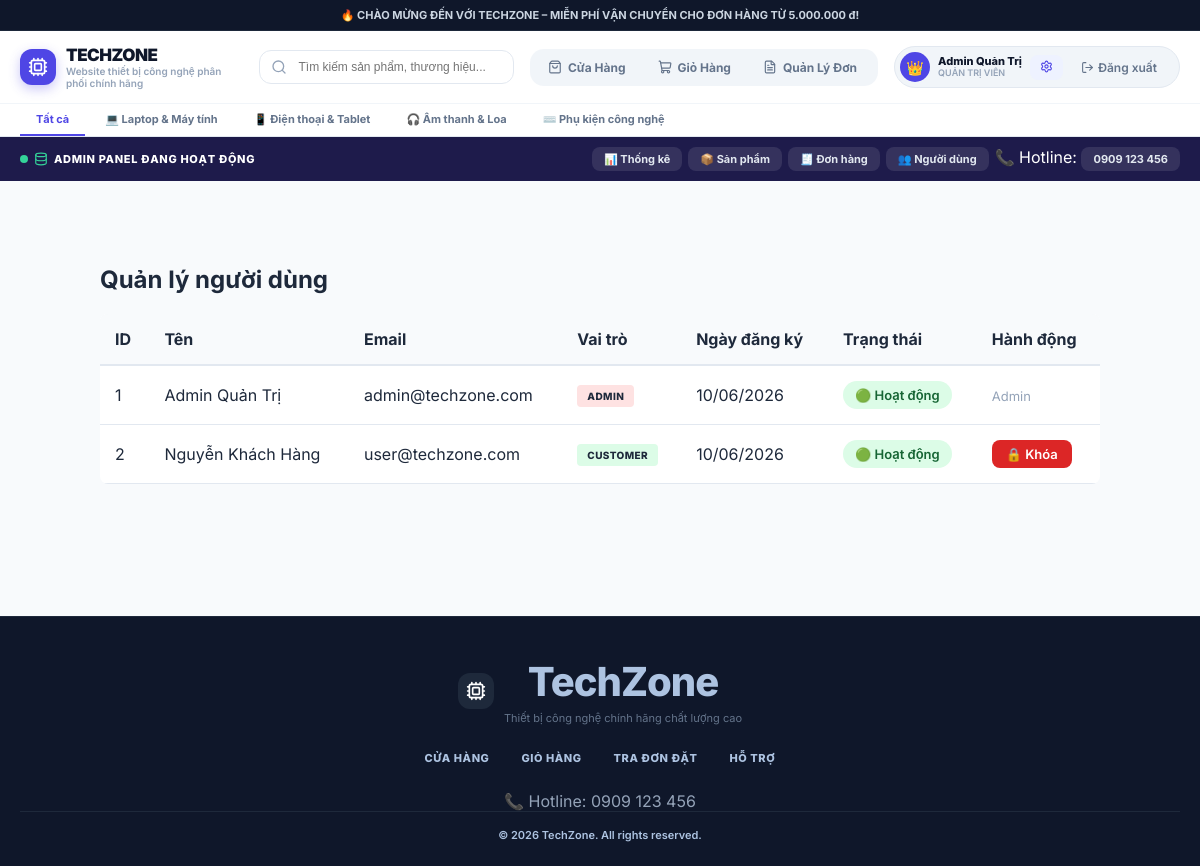
Before: /admin/users.php (signed in) with the older database file.
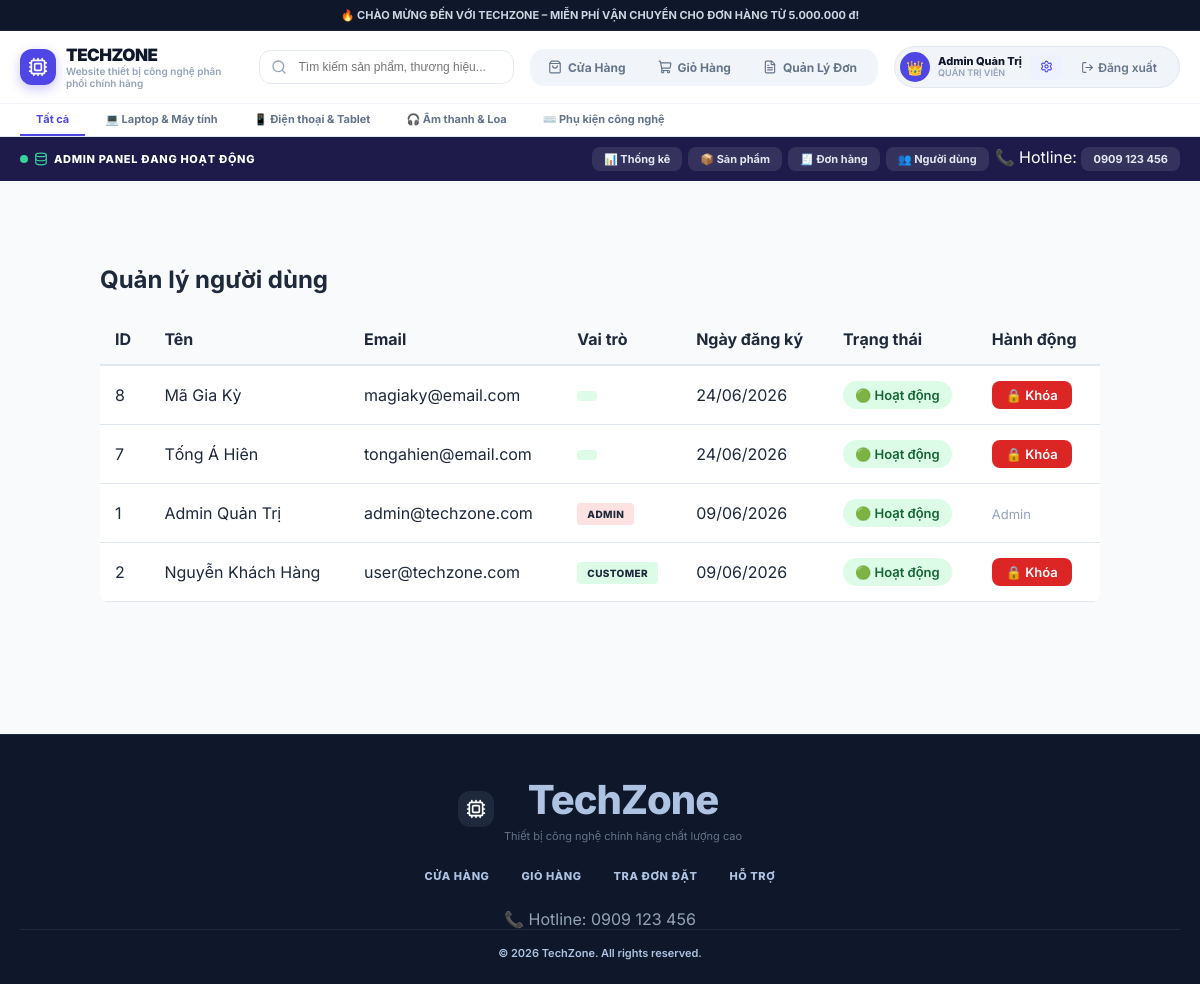
After: the same page with the newer database file.
### tables this page shows
CREATE TABLE `categories` (
  `id` int(10) UNSIGNED NOT NULL,
  `name` varchar(100) NOT NULL,
  `slug` varchar(100) NOT NULL,
  `icon` varchar(10) DEFAULT '?'
);

CREATE TABLE `users` (
  `id` int(10) UNSIGNED NOT NULL,
  `fullname` varchar(100) NOT NULL,
  `email` varchar(150) NOT NULL,
  `password` varchar(255) NOT NULL,
  `role` enum('admin','customer') NOT NULL DEFAULT 'customer',
  `phone` varchar(20) DEFAULT NULL,
  `address` text DEFAULT NULL,
  `avatar` varchar(255) DEFAULT NULL,
  `created_at` datetime NOT NULL DEFAULT current_timestamp(),
  `updated_at` datetime NOT NULL DEFAULT current_timestamp() ON UPDATE current_timestamp(),
  `status` tinyint(1) NOT NULL DEFAULT 1
);

### includes/config.php (called while the page is built, shortened)
<?php
function currentUser(): ?array {
    return $_SESSION['user'] ?? null;
}
function clean(string $s): string {
    return htmlspecialchars(strip_tags(trim($s)), ENT_QUOTES, 'UTF-8');
}

### admin/users.php (the view, shortened to what the changed rows need)
<?php
require_once __DIR__ . '/../includes/config.php';
$pdo = getDB();
$stmt = $pdo->query("
    SELECT id, fullname, email, role, status, created_at
    FROM users
    ORDER BY created_at DESC
");
$users = $stmt->fetchAll(PDO::FETCH_ASSOC);
require_once __DIR__ . '/../includes/header.php';
?>
<div class="container" style="padding: 20px 0;">
    <h2>Quản lý người dùng</h2>
    <table class="table" style="width: 100%; border-collapse: collapse; margin-top: 20px;">
        <thead>
            <tr style="background: #f8f9fa;">
                <th>ID</th>
                <th>Tên</th>
                <th>Email</th>
                <th>Vai trò</th>
                <th>Ngày đăng ký</th>
                <th>Trạng thái</th>
                <th>Hành động</th>
            </tr>
        </thead>
        <tbody>
            <?php foreach ($users as $u): ?>
                <tr style="border-bottom: 1px solid #eee;">
                    <td><?= $u['id'] ?></td>
                    <td><?= htmlspecialchars($u['fullname'] ?? 'Chưa cập nhật') ?></td>
                    <td><?= htmlspecialchars($u['email']) ?></td>
                    <td>
                        <span class="badge" style="padding:5px 10px;border-radius:4px;
                background:<?= $u['role'] === 'admin' ? '#fee2e2' : '#dcfce7' ?>">
                            <?= $u['role'] ?>
                        </span>
                    </td>
                    <td><?= date('d/m/Y', strtotime($u['created_at'])) ?></td>
                    <td>
                        <span style="
                            display:inline-flex;
                            align-items:center;
                            gap:6px;
                            padding:6px 12px;
                            border-radius:999px;
                            font-size:13px;
                            font-weight:600;
                            background: <?= $u['status'] ? '#dcfce7' : '#fee2e2' ?>;
                            color: <?= $u['status'] ? '#166534' : '#991b1b' ?>;
">
                            <?= $u['status'] ? '🟢 Hoạt động' : '🔴 Bị khóa' ?>
                        </span>
                    </td>
                    <td>
                        <?php if ($u['role'] !== 'admin'): ?>
                            <a href="users.php?toggle=<?= $u['id'] ?>" onclick="return confirm('Khóa / mở tài khoản này?')"
                                style="
                                    display:inline-block;
                                    padding:6px 14px;
                                    border-radius:8px;
                                    font-size:13px;
                                    font-weight:600;
                                    background:<?= $u['status'] ? '#dc2626' : '#16a34a' ?>;
                                    color:white;
                                    text-decoration:none;
                                    transition:0.2s;
                                    " onmouseover="this.style.opacity='0.85'" onmouseout="this.style.opacity='1'">
                                <?= $u['status'] ? '🔒 Khóa' : '🔓 Mở' ?>
                            </a>
                        <?php else: ?>
                            <span style="color:#94a3b8;font-size:13px;">Admin</span>
                        <?php endif; ?>
                    </td>
                </tr>
            <?php endforeach; ?>
        </tbody>
    </table>
</div>
<?php require_once __DIR__ . '/../includes/footer.php'; ?>

### includes/header.php (shortened to what the changed rows need)
<?php
require_once __DIR__ . '/config.php';
$pdo = getDB();
$user = currentUser();
$categories = $pdo->query('SELECT * FROM categories ORDER BY id')->fetchAll();
?>
<!doctype html>
<html lang="vi">
<head>
  <link rel="stylesheet" href="/bainhom/assets/css/style.css">
</head>
<body class="bg-slate-50 text-slate-800 font-sans min-h-screen flex flex-col antialiased overflow-x-hidden">
  <header class="main-header">
    <div class="header-inner">
      <a href="/bainhom/index.php" class="logo-brand">
        <div>
          <h1 class="logo-title">TechZone</h1>
        </div>
      </a>
      <div class="user-controls">
        <?php if ($user): ?>
          <div class="user-chip">
            <span class="user-avatar"><?= $user['role'] === 'admin' ? '👑' : '👤' ?></span>
            <div class="user-info">
              <span class="user-name"><?= clean($user['fullname']) ?></span>
              <span class="user-role"><?= $user['role'] === 'admin' ? 'Quản Trị Viên' : 'Khách Hàng' ?></span>
            </div>
            <?php if ($user['role'] === 'admin'): ?>
              <a href="/bainhom/admin/" class="btn-sm btn-indigo" title="Admin Panel">
                <i data-lucide="settings"></i>
              </a>
            <?php endif; ?>
            <a href="/bainhom/controllers/auth.php?action=logout" class="btn-sm btn-ghost" title="Đăng xuất"
              style="display: flex; align-items: center; gap: 4px;">
              <i data-lucide="log-out"></i>
              <span style="font-size: 12px; font-weight: 600;">Đăng xuất</span>
            </a>
          </div>
        <?php endif; ?>
      </div>
    </div>
    <div class="category-bar">
      <div class="category-bar-inner">
        <a href="/bainhom/index.php" class="cat-link <?= !isset($_GET['cat']) ? 'active' : '' ?>">Tất cả</a>
        <?php foreach ($categories as $cat): ?>
          <a href="/bainhom/index.php?cat=<?= $cat['slug'] ?>"
            class="cat-link <?= ($_GET['cat'] ?? '') === $cat['slug'] ? 'active' : '' ?>">
            <?= $cat['icon'] ?>   <?= clean($cat['name']) ?>
          </a>
        <?php endforeach; ?>
      </div>
    </div>
  </header>
  <main class="main-content">

Changed rows visible on the page:
changed users "Admin Quản Trị": created_at "10/06/2026" → "09/06/2026"
added users: id "8", fullname "Mã Gia Kỳ", email "magiaky@email.com", created_at "24/06/2026", status "🟢 Hoạt động"
added users: id "7", fullname "Tống Á Hiên", email "tongahien@email.com", created_at "24/06/2026", status "🟢 Hoạt động"
changed users "Nguyễn Khách Hàng": created_at "10/06/2026" → "09/06/2026"
